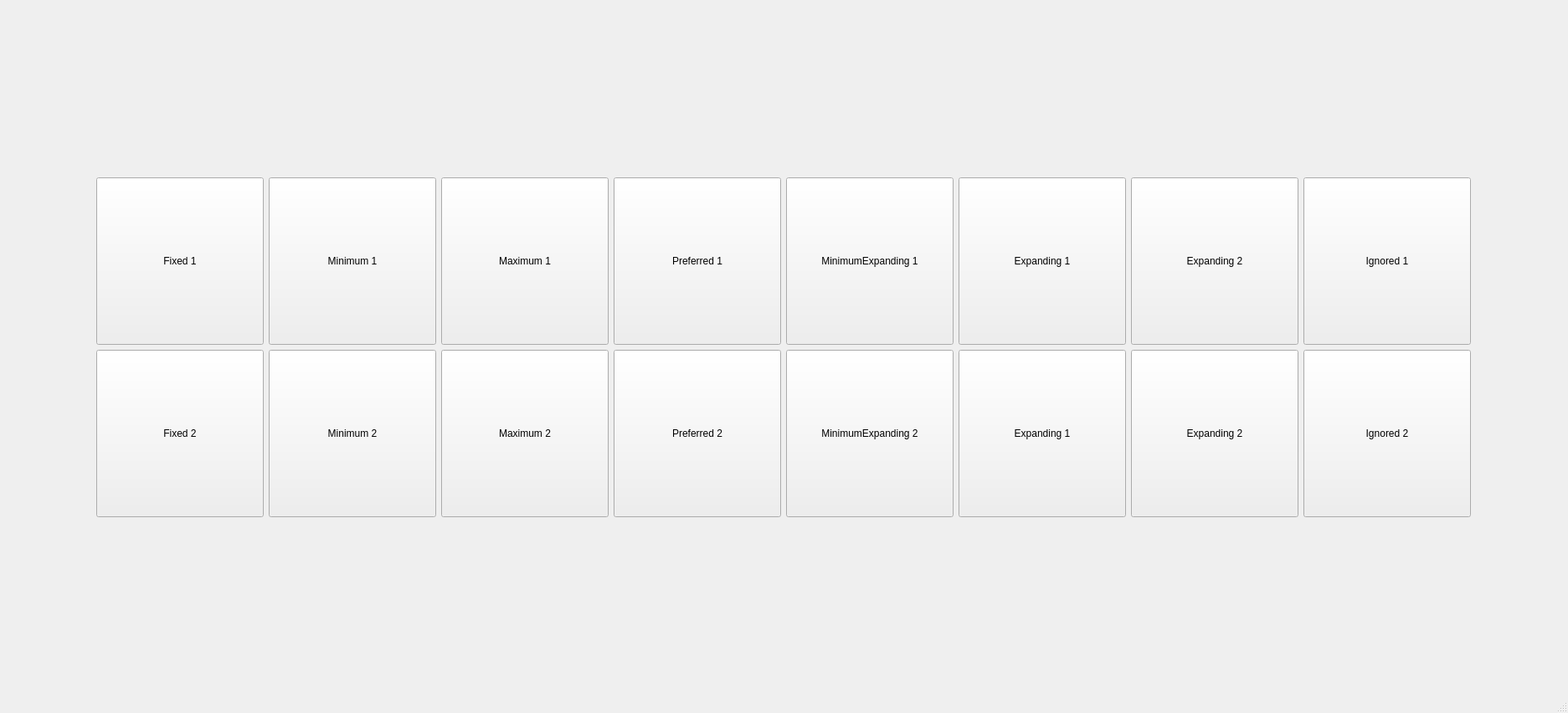
<?xml version="1.0" encoding="UTF-8"?>
<ui version="4.0">
 <class>MainWindow</class>
 <widget class="QMainWindow" name="MainWindow">
  <property name="geometry">
   <rect>
    <x>0</x>
    <y>0</y>
    <width>1873</width>
    <height>852</height>
   </rect>
  </property>
  <property name="windowTitle">
   <string>MainWindow</string>
  </property>
  <widget class="QWidget" name="centralwidget">
   <layout class="QGridLayout" name="gridLayout">
    <item row="0" column="0">
     <layout class="QVBoxLayout" name="verticalLayout">
      <item>
       <layout class="QHBoxLayout" name="horizontalLayout">
        <item>
         <widget class="QPushButton" name="pushButton_2">
          <property name="sizePolicy">
           <sizepolicy hsizetype="Fixed" vsizetype="Fixed">
            <horstretch>1</horstretch>
            <verstretch>1</verstretch>
           </sizepolicy>
          </property>
          <property name="minimumSize">
           <size>
            <width>100</width>
            <height>100</height>
           </size>
          </property>
          <property name="maximumSize">
           <size>
            <width>200</width>
            <height>200</height>
           </size>
          </property>
          <property name="text">
           <string>Fixed 1</string>
          </property>
         </widget>
        </item>
        <item>
         <widget class="QPushButton" name="pushButton">
          <property name="sizePolicy">
           <sizepolicy hsizetype="Minimum" vsizetype="Minimum">
            <horstretch>1</horstretch>
            <verstretch>1</verstretch>
           </sizepolicy>
          </property>
          <property name="minimumSize">
           <size>
            <width>100</width>
            <height>100</height>
           </size>
          </property>
          <property name="maximumSize">
           <size>
            <width>200</width>
            <height>200</height>
           </size>
          </property>
          <property name="text">
           <string>Minimum 1</string>
          </property>
         </widget>
        </item>
        <item>
         <widget class="QPushButton" name="pushButton_5">
          <property name="sizePolicy">
           <sizepolicy hsizetype="Maximum" vsizetype="Maximum">
            <horstretch>1</horstretch>
            <verstretch>1</verstretch>
           </sizepolicy>
          </property>
          <property name="minimumSize">
           <size>
            <width>100</width>
            <height>100</height>
           </size>
          </property>
          <property name="maximumSize">
           <size>
            <width>200</width>
            <height>200</height>
           </size>
          </property>
          <property name="text">
           <string>Maximum 1</string>
          </property>
         </widget>
        </item>
        <item>
         <widget class="QPushButton" name="pushButton_6">
          <property name="sizePolicy">
           <sizepolicy hsizetype="Preferred" vsizetype="Preferred">
            <horstretch>1</horstretch>
            <verstretch>1</verstretch>
           </sizepolicy>
          </property>
          <property name="minimumSize">
           <size>
            <width>100</width>
            <height>100</height>
           </size>
          </property>
          <property name="maximumSize">
           <size>
            <width>200</width>
            <height>200</height>
           </size>
          </property>
          <property name="text">
           <string>Preferred 1</string>
          </property>
         </widget>
        </item>
        <item>
         <widget class="QPushButton" name="pushButton_7">
          <property name="sizePolicy">
           <sizepolicy hsizetype="MinimumExpanding" vsizetype="MinimumExpanding">
            <horstretch>1</horstretch>
            <verstretch>1</verstretch>
           </sizepolicy>
          </property>
          <property name="minimumSize">
           <size>
            <width>100</width>
            <height>100</height>
           </size>
          </property>
          <property name="maximumSize">
           <size>
            <width>200</width>
            <height>200</height>
           </size>
          </property>
          <property name="text">
           <string>MinimumExpanding 1</string>
          </property>
         </widget>
        </item>
        <item>
         <widget class="QPushButton" name="pushButton_4">
          <property name="sizePolicy">
           <sizepolicy hsizetype="Expanding" vsizetype="Expanding">
            <horstretch>1</horstretch>
            <verstretch>1</verstretch>
           </sizepolicy>
          </property>
          <property name="minimumSize">
           <size>
            <width>100</width>
            <height>100</height>
           </size>
          </property>
          <property name="maximumSize">
           <size>
            <width>200</width>
            <height>200</height>
           </size>
          </property>
          <property name="text">
           <string>Expanding 1</string>
          </property>
         </widget>
        </item>
        <item>
         <widget class="QPushButton" name="pushButton_3">
          <property name="sizePolicy">
           <sizepolicy hsizetype="Expanding" vsizetype="Expanding">
            <horstretch>2</horstretch>
            <verstretch>2</verstretch>
           </sizepolicy>
          </property>
          <property name="minimumSize">
           <size>
            <width>100</width>
            <height>100</height>
           </size>
          </property>
          <property name="maximumSize">
           <size>
            <width>200</width>
            <height>200</height>
           </size>
          </property>
          <property name="text">
           <string>Expanding 2</string>
          </property>
         </widget>
        </item>
        <item>
         <widget class="QPushButton" name="pushButton_8">
          <property name="sizePolicy">
           <sizepolicy hsizetype="Ignored" vsizetype="Ignored">
            <horstretch>1</horstretch>
            <verstretch>1</verstretch>
           </sizepolicy>
          </property>
          <property name="minimumSize">
           <size>
            <width>100</width>
            <height>100</height>
           </size>
          </property>
          <property name="maximumSize">
           <size>
            <width>200</width>
            <height>200</height>
           </size>
          </property>
          <property name="text">
           <string>Ignored 1</string>
          </property>
         </widget>
        </item>
       </layout>
      </item>
      <item>
       <layout class="QHBoxLayout" name="horizontalLayout_2">
        <item>
         <widget class="QPushButton" name="pushButton_9">
          <property name="sizePolicy">
           <sizepolicy hsizetype="Fixed" vsizetype="Fixed">
            <horstretch>2</horstretch>
            <verstretch>2</verstretch>
           </sizepolicy>
          </property>
          <property name="minimumSize">
           <size>
            <width>100</width>
            <height>100</height>
           </size>
          </property>
          <property name="maximumSize">
           <size>
            <width>200</width>
            <height>200</height>
           </size>
          </property>
          <property name="text">
           <string>Fixed 2</string>
          </property>
         </widget>
        </item>
        <item>
         <widget class="QPushButton" name="pushButton_10">
          <property name="sizePolicy">
           <sizepolicy hsizetype="Minimum" vsizetype="Minimum">
            <horstretch>2</horstretch>
            <verstretch>2</verstretch>
           </sizepolicy>
          </property>
          <property name="minimumSize">
           <size>
            <width>100</width>
            <height>100</height>
           </size>
          </property>
          <property name="maximumSize">
           <size>
            <width>200</width>
            <height>200</height>
           </size>
          </property>
          <property name="text">
           <string>Minimum 2</string>
          </property>
         </widget>
        </item>
        <item>
         <widget class="QPushButton" name="pushButton_11">
          <property name="sizePolicy">
           <sizepolicy hsizetype="Maximum" vsizetype="Maximum">
            <horstretch>2</horstretch>
            <verstretch>2</verstretch>
           </sizepolicy>
          </property>
          <property name="minimumSize">
           <size>
            <width>100</width>
            <height>100</height>
           </size>
          </property>
          <property name="maximumSize">
           <size>
            <width>200</width>
            <height>200</height>
           </size>
          </property>
          <property name="text">
           <string>Maximum 2</string>
          </property>
         </widget>
        </item>
        <item>
         <widget class="QPushButton" name="pushButton_12">
          <property name="sizePolicy">
           <sizepolicy hsizetype="Preferred" vsizetype="Preferred">
            <horstretch>2</horstretch>
            <verstretch>2</verstretch>
           </sizepolicy>
          </property>
          <property name="minimumSize">
           <size>
            <width>100</width>
            <height>100</height>
           </size>
          </property>
          <property name="maximumSize">
           <size>
            <width>200</width>
            <height>200</height>
           </size>
          </property>
          <property name="text">
           <string>Preferred 2</string>
          </property>
         </widget>
        </item>
        <item>
         <widget class="QPushButton" name="pushButton_13">
          <property name="sizePolicy">
           <sizepolicy hsizetype="MinimumExpanding" vsizetype="MinimumExpanding">
            <horstretch>2</horstretch>
            <verstretch>2</verstretch>
           </sizepolicy>
          </property>
          <property name="minimumSize">
           <size>
            <width>100</width>
            <height>100</height>
           </size>
          </property>
          <property name="maximumSize">
           <size>
            <width>200</width>
            <height>200</height>
           </size>
          </property>
          <property name="text">
           <string>MinimumExpanding 2</string>
          </property>
         </widget>
        </item>
        <item>
         <widget class="QPushButton" name="pushButton_14">
          <property name="sizePolicy">
           <sizepolicy hsizetype="Expanding" vsizetype="Expanding">
            <horstretch>1</horstretch>
            <verstretch>1</verstretch>
           </sizepolicy>
          </property>
          <property name="minimumSize">
           <size>
            <width>100</width>
            <height>100</height>
           </size>
          </property>
          <property name="maximumSize">
           <size>
            <width>200</width>
            <height>200</height>
           </size>
          </property>
          <property name="text">
           <string>Expanding 1</string>
          </property>
         </widget>
        </item>
        <item>
         <widget class="QPushButton" name="pushButton_15">
          <property name="sizePolicy">
           <sizepolicy hsizetype="Expanding" vsizetype="Expanding">
            <horstretch>2</horstretch>
            <verstretch>2</verstretch>
           </sizepolicy>
          </property>
          <property name="minimumSize">
           <size>
            <width>100</width>
            <height>100</height>
           </size>
          </property>
          <property name="maximumSize">
           <size>
            <width>200</width>
            <height>200</height>
           </size>
          </property>
          <property name="text">
           <string>Expanding 2</string>
          </property>
         </widget>
        </item>
        <item>
         <widget class="QPushButton" name="pushButton_16">
          <property name="sizePolicy">
           <sizepolicy hsizetype="Ignored" vsizetype="Ignored">
            <horstretch>2</horstretch>
            <verstretch>2</verstretch>
           </sizepolicy>
          </property>
          <property name="minimumSize">
           <size>
            <width>100</width>
            <height>100</height>
           </size>
          </property>
          <property name="maximumSize">
           <size>
            <width>200</width>
            <height>200</height>
           </size>
          </property>
          <property name="text">
           <string>Ignored 2</string>
          </property>
         </widget>
        </item>
       </layout>
      </item>
     </layout>
    </item>
   </layout>
  </widget>
  <widget class="QMenuBar" name="menubar">
   <property name="geometry">
    <rect>
     <x>0</x>
     <y>0</y>
     <width>1873</width>
     <height>21</height>
    </rect>
   </property>
  </widget>
  <widget class="QStatusBar" name="statusbar"/>
 </widget>
 <resources/>
 <connections/>
</ui>
